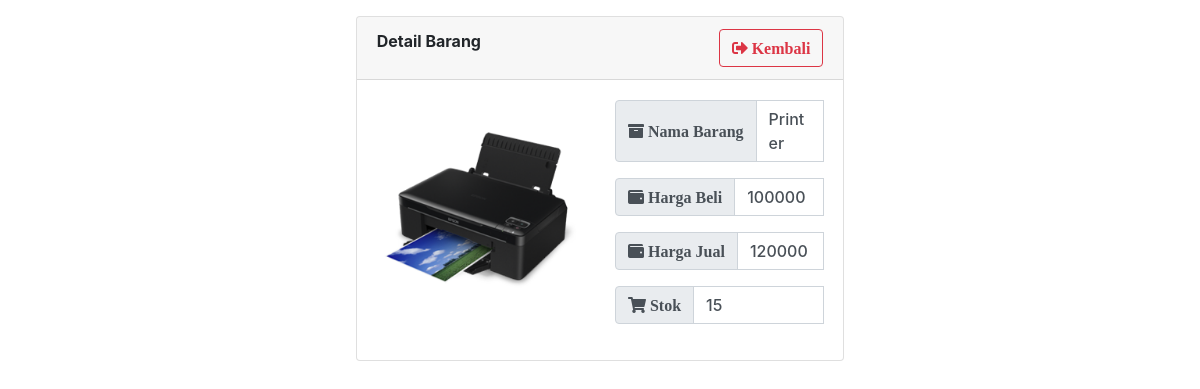
The app's page /show.php?id=35 with its own data.
### tables this page shows
CREATE TABLE `contacts` (
  `id` int(10) UNSIGNED NOT NULL,
  `name` varchar(1000) NOT NULL,
  `hargabeli` int(50) NOT NULL,
  `hargajual` int(50) NOT NULL,
  `stok` int(50) NOT NULL,
  `image` text NOT NULL
);

### show.php (the view, shortened to what this page needs)
<?php
  require_once('db.php');
  $upload_dir = 'uploads/';
  if (isset($_GET['id'])) {
    $id = $_GET['id'];
    $sql = "select * from contacts where id=".$id;
    $result = mysqli_query($conn, $sql);
    if (mysqli_num_rows($result) > 0) {
      $row = mysqli_fetch_assoc($result);
    }else {
      $errorMsg = 'Could not Find Any Record';
    }
  }
?>
<!DOCTYPE html>
<html>
  <head>
    <link rel="stylesheet" href="css/bootstrap.min.css">
    <link rel="stylesheet" href="https://use.fontawesome.com/releases/v5.0.13/css/all.css">
    <link rel="stylesheet" href="https://cdn.datatables.net/1.10.16/css/dataTables.bootstrap4.min.css">
    <link rel="stylesheet" href="https://cdnjs.cloudflare.com/ajax/libs/twitter-bootstrap/4.0.0/css/bootstrap.css">
  </head>
  <body>
      <nav class="navbar navbar-expand-md navbar-light navbar-laravel">
      </nav>
      <div class="container">
        <div class="row justify-content-center">
          <div class="card">
            <div class="card-header">
              <div class="font-weight-bold float-left">Detail Barang</div>
              <a class="btn btn-outline-danger float-right" href="index.php"><i class="fa fa-sign-out-alt">   Kembali</i></a>
            </div>
            <div class="card-body">
              <div class="row">
                <div class="col-md">
                    <img src="<?php echo $upload_dir.$row['image'] ?>" height="200">
                </div>
                <div class="col-md">
                    <div class="form-group">
                        <div class="input-group mb-3">
                          <div class="input-group-prepend">
                            <span class="input-group-text"><i class="fa fa-archive"> Nama Barang</i></span>
                          </div>
                          <h5 class="form-control">
                            <span span><?php echo $row['name'] ?></span>
                          </h5>
                    </div>
                    <div class="form-group">
                        <div class="input-group mb-3">
                          <div class="input-group-prepend">
                            <span class="input-group-text"><i class="fas fa-wallet"> Harga Beli</i></span>
                          </div>
                          <h5 class="form-control">
                            <span span><?php echo $row['hargabeli'] ?></span>
                          </h5>
                    </div>
                    <div class="form-group">
                        <div class="input-group mb-3">
                          <div class="input-group-prepend">
                            <span class="input-group-text"><i class="fas fa-wallet"> Harga Jual</i></span>
                          </div>
                          <h5 class="form-control">
                            <span span><?php echo $row['hargajual'] ?></span>
                          </h5>
                    </div>
                    <div class="form-group">
                        <div class="input-group mb-3">
                          <div class="input-group-prepend">
                            <span class="input-group-text"><i class="fa fa-shopping-cart"> Stok</i></span>
                          </div>
                          <h5 class="form-control">
                            <span span><?php echo $row['stok'] ?></span>
                          </h5>
                    </div>
                </div>
              </div>
            </div>
          </div>
        </div>
      </div>
    </body>
  </html>

### records on screen
contacts: image (picture), name "Printer", hargabeli "100000", hargajual "120000", stok "15"
